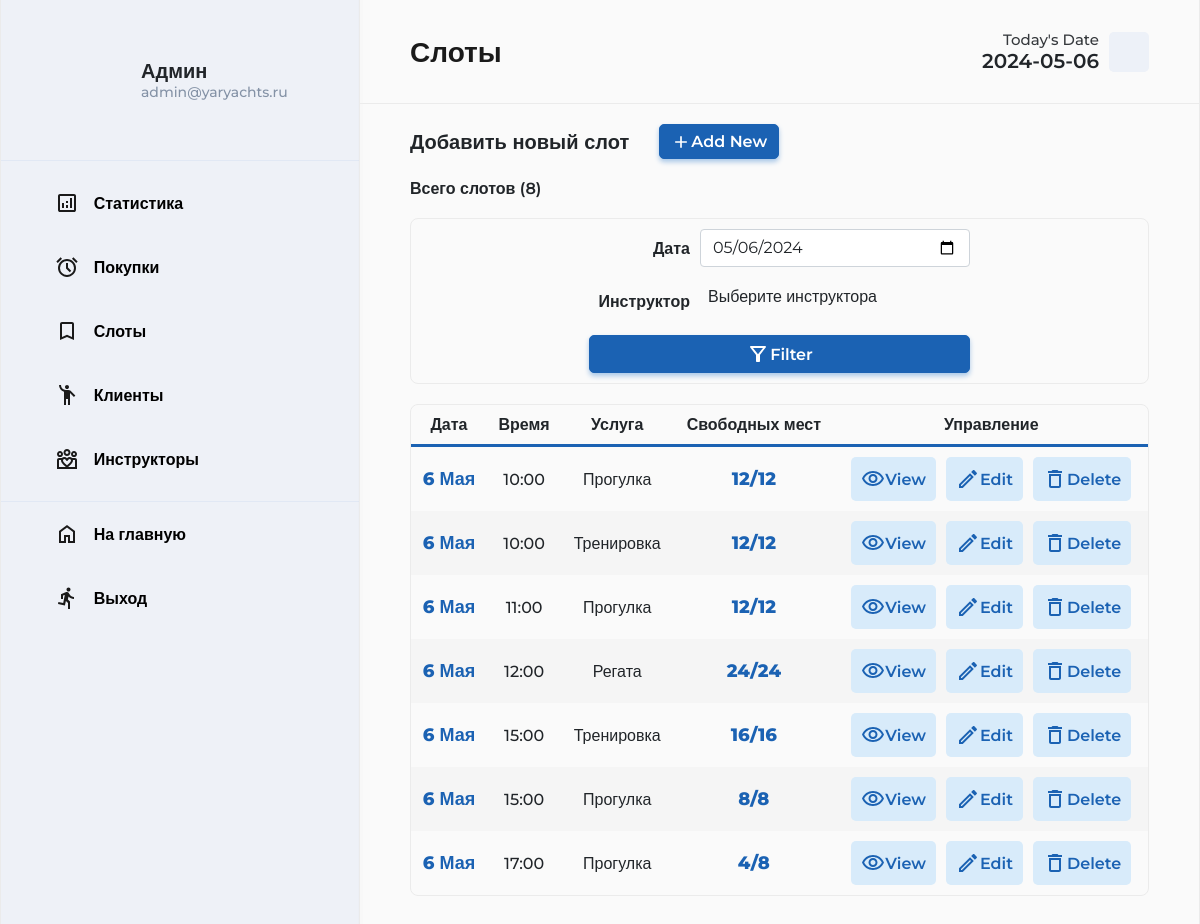
/admin/timeslots.php (signed in), run on the app's committed database.
### tables this page shows
CREATE TABLE `timeslots` (
  `slot_id` int(11) NOT NULL,
  `service_id` int(11) NOT NULL,
  `date` date NOT NULL,
  `time_start` time NOT NULL,
  `time_finish` time NOT NULL,
  `total_capacity` smallint(6) NOT NULL,
  `remaining_capacity` smallint(6) NOT NULL
);

CREATE TABLE `services` (
  `service_id` int(11) NOT NULL,
  `name` varchar(255) NOT NULL,
  `description` text,
  `duration` decimal(5,2) NOT NULL,
  `price` decimal(10,0) NOT NULL
);

### app/database/db.php (called while the page is built, shortened)
<?php
require 'connection.php';
function dbCheckError($query){
    $errInfo = $query->errorInfo();
    return true;
}
function countRows($table, $params = []) {
    global $pdo;
    $sql = "SELECT COUNT(*) as total_rows FROM $table";
    $query = $pdo->prepare($sql);
    $query->execute();
    $result = $query->fetch(PDO::FETCH_ASSOC);
    return $result['total_rows'];
}
function formatData($dateString){
    $dateObj = DateTime::createFromFormat('Y-m-d', $dateString);
    $months = [
        1 => 'Января',
        2 => 'Февраля',
        3 => 'Марта',
        4 => 'Апреля',
        5 => 'Мая',
        6 => 'Июня',
        7 => 'Июля',
        8 => 'Августа',
        9 => 'Сентября',
        10 => 'Октября',
        11 => 'Ноября',
        12 => 'Декабря'
    ];
    $day = ltrim($dateObj->format('d'), '0');
    $monthNum = (int)$dateObj->format('m');
    $month = $months[$monthNum];
    return $day . ' ' . $month;
}
function formatTime($timeString){
    $timeObj = DateTime::createFromFormat('H:i:s', $timeString);
    return $timeObj->format('H:i');
}

### admin/timeslots.php (the view, shortened to what this page needs)
<?php
    include "./../app/database/db.php";
?>
<!DOCTYPE html>
<html lang="en">
<head>
    <link rel="stylesheet" href="https://cdn.jsdelivr.net/npm/bootstrap@5.0.2/dist/css/bootstrap.min.css">
    <link rel="stylesheet" href="https://cdn.jsdelivr.net/npm/bootstrap-icons@1.11.3/font/bootstrap-icons.min.css">
    <link rel="stylesheet" href="https://cdn.jsdelivr.net/npm/select2@4.1.0-rc.0/dist/css/select2.min.css" />
    <link rel="stylesheet" href="https://cdn.jsdelivr.net/npm/select2-bootstrap-5-theme@1.3.0/dist/select2-bootstrap-5-theme.min.css" />
    <link rel="stylesheet" href="../assets/css/dashboard.css">
    <link rel="stylesheet" href="../assets/css/dashmedia.css">
</head>
<body>
    <div class="dashboard">
        <?php include("../app/include/admin_sidebar.php"); ?>
        <div class="body">
            <header class="header">
                <h1 class="header__title">Слоты</h1>
                <div class="header__calendar">
                    <div class="calendar__text">
                        <p class="calendar__title">Today's Date</p>
                        <p class="calendar__date">
                            <?php
                                $date = date('Y-m-d');
                                echo $date;
                            ?>
                        </p>
                    </div>
                    <div class="calendar__img">
                        <lord-icon src="https://cdn.lordicon.com/abfverha.json" trigger="hover" colors="primary:#1a1a1a" style="width:40px;height:40px"></lord-icon>
                    </div>
                </div>
            </header>
            <main class="main">
                <div class="main__container">
                    <div class="add__new">
                        <div class="add__text">Добавить новый слот</div>
                        <a href="?action=add&id=none&error=0" class="primary__btn add__btn"><div><svg xmlns="http://www.w3.org/2000/svg" height="20px" viewBox="0 0 24 24" width="20px" fill="#FFFFFF"><path d="M0 0h24v24H0V0z" fill="none"/><path d="M19 13h-6v6h-2v-6H5v-2h6V5h2v6h6v2z"/></svg>Add New</div></a>
                    </div>
                    <div class="row__counter">Всего слотов&nbsp;(<?=$totalClients = countRows("instructors")?>)</div>
                    <form method="post" class="filter__form" action="">
                        <div class="filter__row">
                            <div class="filter__col">
                                <label for="exampleInputDate" class="filter__label">Дата</label>
                                <input name="date" type="date" class="form-control filter__control" value="<?=$date?>">
                            </div>
                            <div class="filter__col">
                                <label for="filterInstructors" class="filter__label">Инструктор</label>
                            </div>
                            <div class="filter__col">
                                <button type="submit" class="primary__btn filter__btn" name="filter__btn"><div>Filter</div></button>
                            </div>
                        </div>
                    </form>
                    <div class="table__container">
                        <table class="main__table">
                            <thead>
                                <tr>
                                    <th>Дата</th>
                                    <th>Время</th>
                                    <th>Услуга</th>
                                    <th>Свободных&nbsp;мест</th>
                                    <th>Управление</th>
                                </tr>
                            </thead>
                            <tbody>
                                <?php
                                    if($_SERVER['REQUEST_METHOD'] === 'POST' && isset($_POST['filter__btn'])){
                                        $sqlpt1 = "";
                                        if(!empty($_POST["date"])) {
                                            $filterDate = $_POST["date"];
                                            $sqlpt1 = "timeslots.date ='$filterDate'";
                                        }
                                        $sqlpt2 = "";
                                        if(!empty($_POST["instructor"])) {
                                            $instructor_id = $_POST["instructor"];
                                            $sqlpt2 = "instructors.instructor_id = '$instructor_id'";
                                        }
                                        $sql = "SELECT timeslots.slot_id, services.name, timeslots.date, timeslots.time_start, timeslots.total_capacity,timeslots.remaining_capacity,GROUP_CONCAT(CONCAT(instructors.instructor_surname, ' ', instructors.instructor_name) SEPARATOR ', ') AS instructors_list
                                        FROM timeslots
                                        INNER JOIN services ON timeslots.service_id = services.service_id
                                        INNER JOIN instructor_timeslots ON timeslots.slot_id = instructor_timeslots.slot_id
                                        LEFT JOIN instructors ON instructor_timeslots.instructor_id = instructors.instructor_id";
                                        $sqllist = array($sqlpt1, $sqlpt2);
                                        $sqlkeywords = array(" WHERE "," AND ");
                                        $key2 = 0;
                                        foreach($sqllist as $key) {
                                            if(!empty($key)) {
                                                $sql .= $sqlkeywords[$key2] . $key;
                                                $key2++;
                                            }
                                        };
                                        $sql .= " GROUP BY timeslots.slot_id ORDER BY timeslots.date DESC, timeslots.time_start ASC";
                                    }else{
                                        $sql = "SELECT timeslots.slot_id, services.name, timeslots.date, timeslots.time_start, timeslots.total_capacity,timeslots.remaining_capacity
                                        FROM timeslots
                                        INNER JOIN services ON timeslots.service_id = services.service_id
                                        ORDER BY timeslots.date DESC, timeslots.time_start ASC";
                                    }
                                    $query = $pdo->prepare($sql);
                                    $query->execute();
                                    $rowCount = $query->rowCount();
                                    if($rowCount > 0){
                                        while ($row =  $query->fetch()) {
                                            $date = formatData($row['date']);
                                            $time_start = formatTime($row['time_start']);
                                            $capacity = $row['remaining_capacity'] . '/' . $row['total_capacity'];
                                            echo "<tr>" .
                                            "<td style='font-size:18px; font-weight:800; color: var(--accent-blue); white-space: nowrap;'>" . $date . "</td>" .
                                            "<td>" . $time_start . "</td>" .
                                            "<td>" . $row['name'] . "</td>" .
                                            "<td style='font-size:18px; font-weight:800; color: var(--accent-blue);'>" . $capacity . "</td>" .
                                            "<td>
                                            <div class='controls__wrapper'>
                                            <a href='?action=view&id=".$row['slot_id']."' class='control__btn'>
                                            <div><svg class='control__icon' xmlns='http://www.w3.org/2000/svg' height='24px' viewBox='0 0 24 24' width='24px'><path d='M0 0h24v24H0V0z' fill='none'/><path d='M12 6c3.79 0 7.17 2.13 8.82 5.5C19.17 14.87 15.79 17 12 17s-7.17-2.13-8.82-5.5C4.83 8.13 8.21 6 12 6m0-2C7 4 2.73 7.11 1 11.5 2.73 15.89 7 19 12 19s9.27-3.11 11-7.5C21.27 7.11 17 4 12 4zm0 5c1.38 0 2.5 1.12 2.5 2.5S13.38 14 12 14s-2.5-1.12-2.5-2.5S10.62 9 12 9m0-2c-2.48 0-4.5 2.02-4.5 4.5S9.52 16 12 16s4.5-2.02 4.5-4.5S14.48 7 12 7z'/></svg>View</div></a>
                                            <a href='?action=edit&id=".$row['slot_id']."&error=0' class='control__btn'>
                                            <div><svg class='control__icon' xmlns='http://www.w3.org/2000/svg' height='24px' viewBox='0 0 24 24' width='24px'><path d='M0 0h24v24H0V0z' fill='none'/><path d='M14.06 9.02l.92.92L5.92 19H5v-.92l9.06-9.06M17.66 3c-.25 0-.51.1-.7.29l-1.83 1.83 3.75 3.75 1.83-1.83c.39-.39.39-1.02 0-1.41l-2.34-2.34c-.2-.2-.45-.29-.71-.29zm-3.6 3.19L3 17.25V21h3.75L17.81 9.94l-3.75-3.75z'/></svg>Edit</div></a>
                                            <a href='?action=drop&id=".$row['slot_id']."&date=".$row['date']."&time=".$time_start."' class='control__btn'>
                                            <div><svg class='control__icon' xmlns='http://www.w3.org/2000/svg' height='24px' viewBox='0 0 24 24' width='24px'><path d='M0 0h24v24H0V0z' fill='none'/><path d='M16 9v10H8V9h8m-1.5-6h-5l-1 1H5v2h14V4h-3.5l-1-1zM18 7H6v12c0 1.1.9 2 2 2h8c1.1 0 2-.9 2-2V7z'/></svg>Delete</div></a>
                                            </div>
                                            </td>" .
                                            "</tr>";
                                        }
                                    }
                                ?>
                            </tbody>
                        </table>
                    </div>
                </div>
            </main>
        </div>
    </div>
</body>
</html>

### data on the page
timeslots: date "6 Мая", time_start "10:00", service.name "Прогулка", capacity "12/12"
timeslots: date "6 Мая", time_start "10:00", service.name "Тренировка", capacity "12/12"
timeslots: date "6 Мая", time_start "11:00", service.name "Прогулка", capacity "12/12"
timeslots: date "6 Мая", time_start "12:00", service.name "Регата", capacity "24/24"
timeslots: date "6 Мая", time_start "15:00", service.name "Тренировка", capacity "16/16"
timeslots: date "6 Мая", time_start "15:00", service.name "Прогулка", capacity "8/8"
timeslots: date "6 Мая", time_start "17:00", service.name "Прогулка", capacity "4/8"

### other printed values
$_SESSION["email"] "admin@yaryachts.ru"
$date "2024-05-06"
$totalClients = countRows("instructors") "8"
